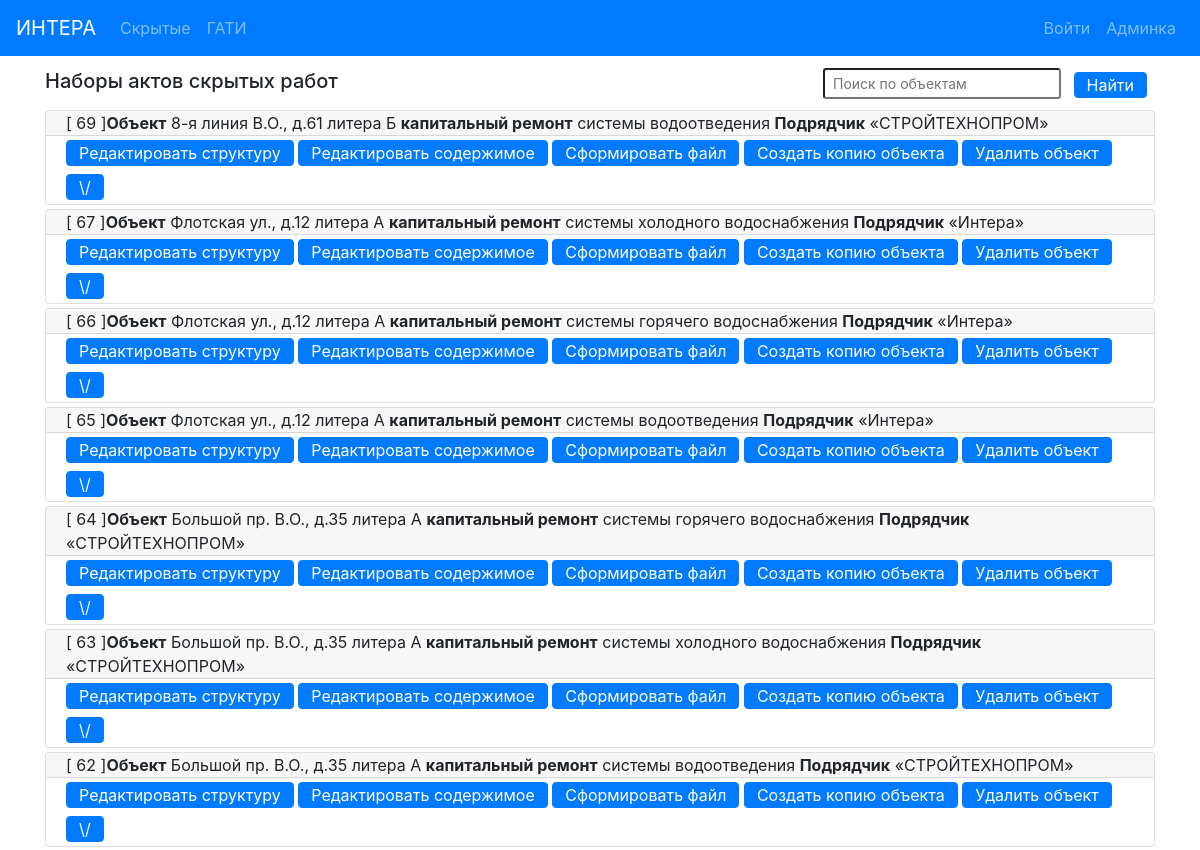
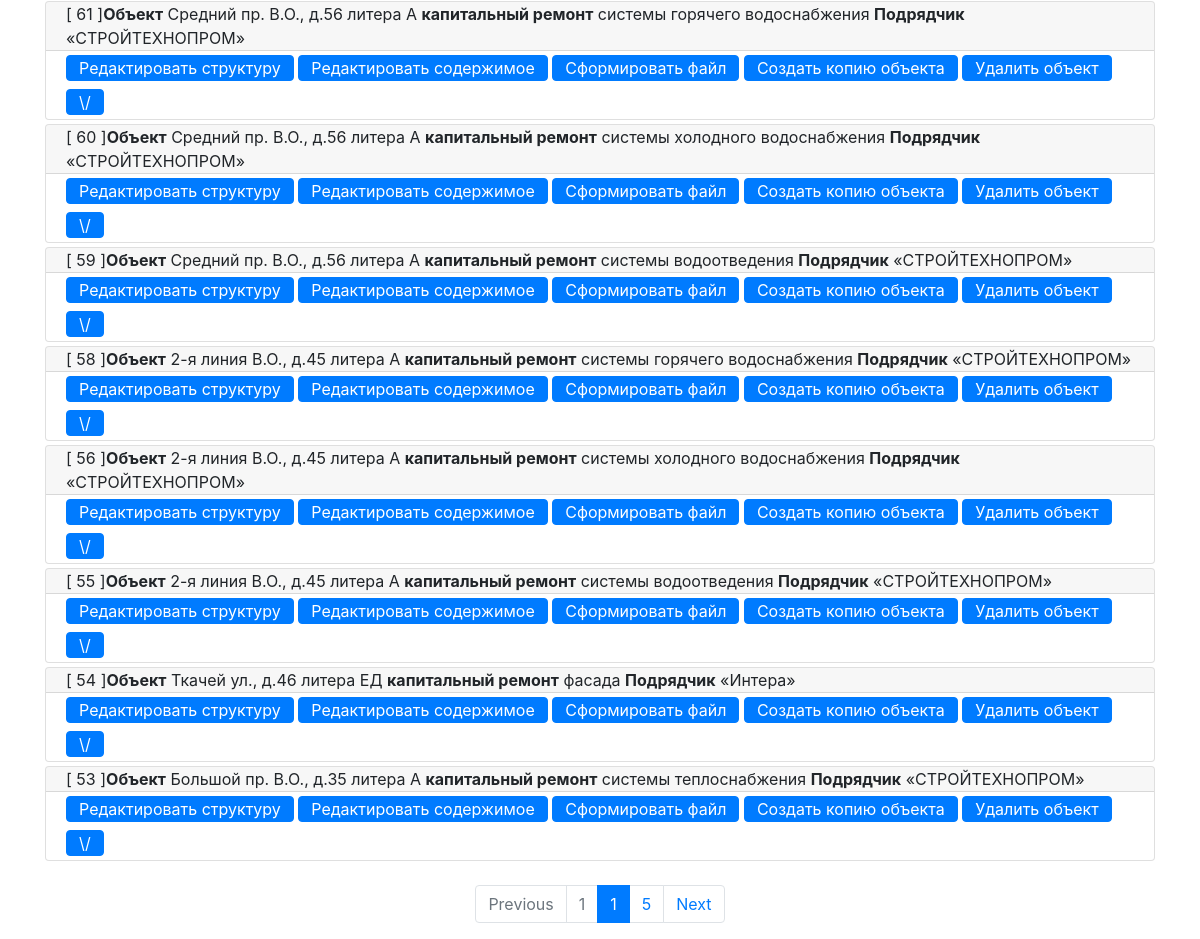
/actbase/, run on the app's committed database (2 pictures, top to bottom).
### hiddenactsbase/models.py (models this page shows, shortened)
class ObjectActs (models.Model):
    address = models.CharField(max_length=100, verbose_name='Адрес', blank=False)
    system_type = models.CharField(max_length=100, verbose_name='тип')
    designer = models.CharField(max_length=200, verbose_name='Проектант')
    contractor = models.CharField(max_length=300, verbose_name='Подрядчик',
                                  default='Общество с ограниченной ответственностью «Интера».')
    contractor_requisite = models.CharField(max_length= 200, verbose_name='Реквизиты подрядчика',
                                    default= 'Свидетельство о государственной регистрации серия 78' +
                                             '№007274277 от  02.09.2009, ОГРН 1097847236783, ' +
                                             'ИНН 7805498649, 198188, г. Санкт-Петербург,' +
                                             ' ул. Возрождения, д.20, литер А, тел. 242-78-10.')
    supervisor_engineer = models.CharField(max_length=100, verbose_name='Технадзор')
    contractor_engineer = models.CharField(max_length=100, verbose_name='Прораб')
    designer_engineer = models.CharField(max_length=100, verbose_name='Проектировщик', blank=True)
    project_number = models.CharField(max_length=100, verbose_name='Ном. проекта')
    exec_documents = models.CharField(max_length=100, verbose_name='Исполн.')
    supervisor_engineer_decree = models.CharField(max_length=100, verbose_name='Приказ технадзора')
    contractor_engineer_decree = models.CharField(max_length=100, verbose_name='Приказ прораба')
    designer_engineer_decree = models.CharField(max_length=100, verbose_name='Приказ проектировщика', blank=True)
    acts = models.ManyToManyField('HiddenActIS', blank=True, related_name='object_acts')
    blow_down_act = models.ForeignKey('BlowDownAct', blank=True, null=True, on_delete=models.CASCADE)
    class Meta:
        verbose_name = 'Набор актов объекта '
    def get_absolute_url(self):
        return reverse('object_detail_url', kwargs={'pk': self.pk})
    def get_edit_url(self):
        return reverse('object_edit_url', kwargs={'pk': self.pk})
    def get_short_contractor(self):
        s = re.findall(r"[\"\«\»\']\D+?[\"\«\»\']", self.contractor)
        if len(s) == 0:
            return self.contractor
        else:
            return s[0]

### hiddenactsbase/views.py (the view, shortened to what this page needs)
# urls.py: path('', ObjectsList.as_view(), name='objects_list_url'),
class ObjectsList(View):
    @staticmethod
    def get(request):
        objs = ObjectActs.objects.order_by("-id")
        search_form = SearchForm()
        return paged_output(request, objs, 'hiddenactsbase/index.html', search_form)

### hiddenactsbase/forms.py
class SearchForm (forms.Form):
    search_object = forms.CharField (max_length=100)
    def __init__(self, *args, **kwargs):
        super(forms.Form, self).__init__(*args, **kwargs)
        self.fields['search_object'].widget.attrs['class'] = 'align-self-center form-control-sm mr-sm-2'
        self.fields['search_object'].widget.attrs['placeholder'] = 'Поиск по объектам'

### hiddenactsbase/views.py (called while the page is built)
def paged_output(request, objects, template, search_form):
    paginator = Paginator(objects, 15)
    page = request.GET.get('page')
    page_objs = paginator.get_page(page)
    return render(request, template,
                  context={'objects_acts': page_objs,
                           'search_form': search_form
                           })

### hiddenactsbase/templates/hiddenactsbase/index.html (shortened to what this page needs)
{% extends 'base.html' %}
{% block mycontent %}
    <div class="container">
        <div class="d-flex justify-content-between align-items-center pt-2">
            <div>
                <h5>Наборы актов скрытых работ</h5>
            </div>
            <div>
                <form action="{% url 'objects_list_url' %}" method="post">
                    {{ search_form.search_object }}
                    <button class="align-self-center btn btn-primary py-0 my-2 mr-2" type="submit">Найти</button>
                </form>
            </div>
        </div>
    </div>
    <div class="container">
    {% for obj in objects_acts %}
        <div class="card my-1">
          <div class="card-header py-0 ">
              [ {{ obj.pk }} ]<b>Объект</b> {{ obj.address }} <b>капитальный ремонт</b> {{ obj.system_type }} <b>Подрядчик</b> {{ obj.get_short_contractor }}
          </div>
          <div class="card-body py-0">
            <a href="{{ obj.get_absolute_url }}" class="btn btn-primary  my-1 py-0">Редактировать структуру</a>
            <a href="{{ obj.get_edit_url }}" class="btn btn-primary  my-1 py-0">Редактировать содержимое</a>
            <a href="{% url 'make_word_file' obj.pk %}" class="btn btn-primary my-1 py-0">Сформировать файл</a>
            <a href="{% url 'copy_object' obj.pk %}" class="btn btn-primary  my-1 py-0">Создать копию объекта</a>
            <a href="{% url 'delete_object' obj.pk %}" class="btn btn-primary  my-1 py-0">Удалить объект</a>
            <a class="btn btn-primary my-1 py-0" data-toggle="collapse" href="#collapseExample{{ obj.pk }}" role="button" aria-expanded="false" aria-controls="collapseExample{{ obj.pk }}">
                \/
            </a>
          </div>
        </div>
    {% endfor %}
    </div>
    <nav>
        <ul class="pagination justify-content-center mt-4">
            {% if objects_acts.has_previous %}
                <li class="page-item">
                  <a class="page-link" href="?page={{ objects_acts.previous_page_number }}" tabindex="-1" aria-disabled="false">Previous</a>
                </li>
                <li class="page-item"><a class="page-link" href="?page=1">1</a></li>
            {% else %}
                <li class="page-item disabled">
                  <a class="page-link" href="" tabindex="-1" aria-disabled="true">Previous</a>
                </li>
                <li class="page-item disabled"><a class="page-link" href="">1</a></li>
            {% endif %}
            <li class="page-item active" aria-current="page">
              <a class="page-link" href="">{{ objects_acts.number }} <span class="sr-only">(current)</span></a>
            </li>
            {% if objects_acts.has_next %}
                <li class="page-item">
                    <a class="page-link" href="?page={{ objects_acts.paginator.num_pages }}">{{ objects_acts.paginator.num_pages }}</a>
                </li>
                <li class="page-item">
                    <a class="page-link" href="?page={{ objects_acts.next_page_number }}" aria-disabled="false">Next</a>
                </li>
            {% endif %}
        </ul>
    </nav>
{% endblock %}

### data on the page
ObjectActs: pk "69", address "8-я линия В.О., д.61 литера Б", system_type "системы водоотведения", get_short_contractor "«СТРОЙТЕХНОПРОМ»"
ObjectActs: pk "67", address "Флотская ул., д.12 литера А", system_type "системы холодного водоснабжения", get_short_contractor "«Интера»"
ObjectActs: pk "66", address "Флотская ул., д.12 литера А", system_type "системы горячего водоснабжения", get_short_contractor "«Интера»"
ObjectActs: pk "65", address "Флотская ул., д.12 литера А", system_type "системы водоотведения", get_short_contractor "«Интера»"
ObjectActs: pk "64", address "Большой пр. В.О., д.35 литера А", system_type "системы горячего водоснабжения", get_short_contractor "«СТРОЙТЕХНОПРОМ»"
ObjectActs: pk "63", address "Большой пр. В.О., д.35 литера А", system_type "системы холодного водоснабжения", get_short_contractor "«СТРОЙТЕХНОПРОМ»"
ObjectActs: pk "62", address "Большой пр. В.О., д.35 литера А", system_type "системы водоотведения", get_short_contractor "«СТРОЙТЕХНОПРОМ»"
ObjectActs: pk "61", address "Средний пр. В.О., д.56 литера А", system_type "системы горячего водоснабжения", get_short_contractor "«СТРОЙТЕХНОПРОМ»"
ObjectActs: pk "60", address "Средний пр. В.О., д.56 литера А", system_type "системы холодного водоснабжения", get_short_contractor "«СТРОЙТЕХНОПРОМ»"
ObjectActs: pk "59", address "Средний пр. В.О., д.56 литера А", system_type "системы водоотведения", get_short_contractor "«СТРОЙТЕХНОПРОМ»"
ObjectActs: pk "58", address "2-я линия В.О., д.45 литера А", system_type "системы горячего водоснабжения", get_short_contractor "«СТРОЙТЕХНОПРОМ»"
ObjectActs: pk "56", address "2-я линия В.О., д.45 литера А", system_type "системы холодного водоснабжения", get_short_contractor "«СТРОЙТЕХНОПРОМ»"
ObjectActs: pk "55", address "2-я линия В.О., д.45 литера А", system_type "системы водоотведения", get_short_contractor "«СТРОЙТЕХНОПРОМ»"
ObjectActs: pk "54", address "Ткачей ул., д.46 литера ЕД", system_type "фасада", get_short_contractor "«Интера»"
ObjectActs: pk "53", address "Большой пр. В.О., д.35 литера А", system_type "системы теплоснабжения", get_short_contractor "«СТРОЙТЕХНОПРОМ»"

### other printed values
{{ objects_acts.number }} "1"
{{ objects_acts.paginator.num_pages }} "5"
